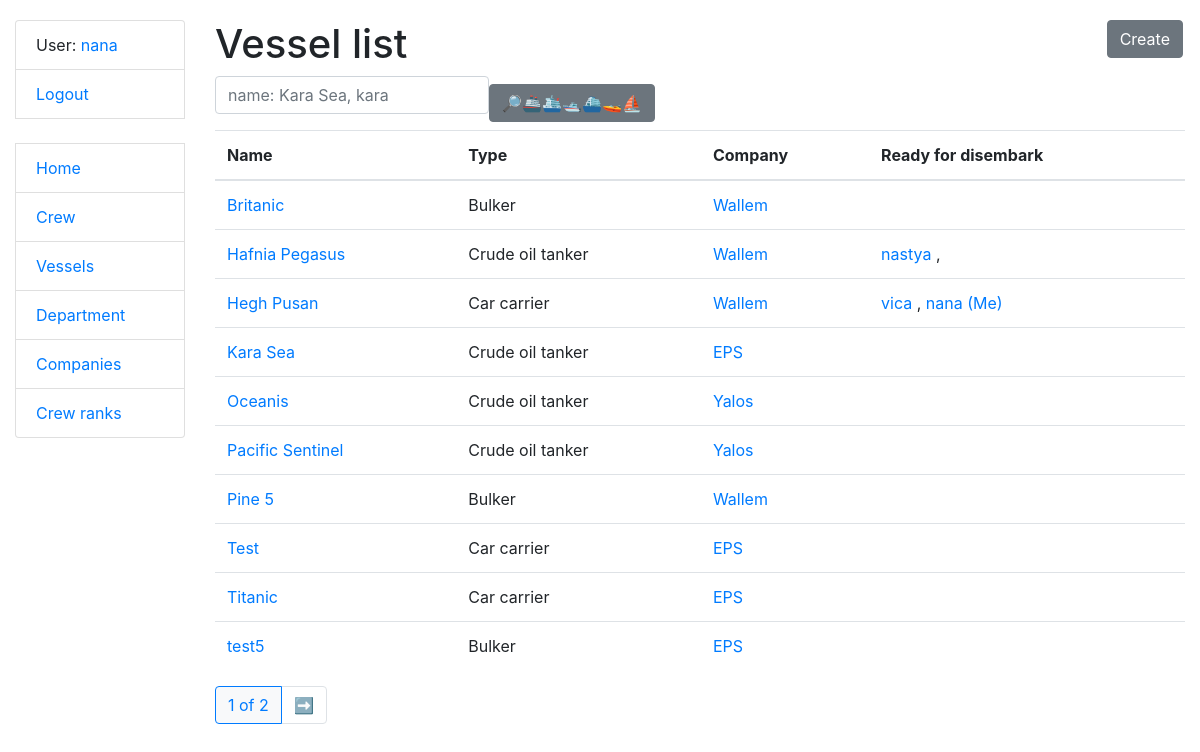
Screenshot of /vessels/ (signed in) with the database file from the repository.
### crewing/models.py (models this page shows, shortened)
class Crew(AbstractUser):
    position = models.ForeignKey(Position, on_delete=models.CASCADE, related_name='sailors', null=True, blank=True)
    salary = models.IntegerField(null=True, blank=True)
    date_of_birth = models.DateField(null=True, blank=True)
    date_of_joining = models.DateField(null=True, blank=True)
    date_of_leaving = models.DateField(null=True, blank=True)
    vessel_type = models.ManyToManyField(VesselType, related_name='sailors')
    vessel = models.ForeignKey('Vessel', on_delete=models.DO_NOTHING, related_name='sailors', null=True, blank=True)
    class Meta:
        verbose_name_plural = "sailors"
        verbose_name = "sailor"
        ordering = ["-position"]
    def get_absolute_url(self):
        return reverse("crewing:crew-detail", kwargs={"pk": self.pk})

class Vessel(models.Model):
    name = models.CharField(max_length=50)
    IMO_number = models.IntegerField(unique=True)
    vessel_type = models.ForeignKey(VesselType, on_delete=models.CASCADE, related_name='vessels')
    company = models.ForeignKey('Company', on_delete=models.CASCADE, related_name='vessels')
    class Meta:
        verbose_name_plural = "vessels"
        verbose_name = "vessel"
        ordering = ["name"]
    def get_absolute_url(self):
        return reverse("crewing:vessel-detail", kwargs={"pk": self.pk})

class VesselType(models.Model):
    name = models.CharField(max_length=50, unique=True)
    description = models.TextField(blank=True, null=True)
    def __str__(self):
        return self.name
    class Meta:
        verbose_name = "vessel_type"
        verbose_name_plural = "vessel_types"
        ordering = ["name"]

class Company(models.Model):
    name = models.CharField(max_length=50)
    country = models.CharField(max_length=50)
    description = models.TextField(blank=True, null=True)
    class Meta:
        verbose_name_plural = "companies"
        verbose_name = "company"
        ordering = ["name"]
    def __str__(self):
        return self.name
    def get_absolute_url(self):
        return reverse("crewing:company-detail", kwargs={"pk": self.pk})

### crewing/views.py (the view)
# urls.py: path("vessels/", VesselListView.as_view(), name="vessel-list"),
class VesselListView(LoginRequiredMixin, generic.ListView):
    model = Vessel
    context_object_name = "vessel_list"
    template_name = "crewing/vessel/list.html"
    paginate_by = 10
    def get_context_data(self, **kwargs):
        context = super().get_context_data(**kwargs)
        one_month_ago = datetime.now() - timedelta(days=30)
        sailors_leaving_soon = Crew.objects.filter(date_of_leaving__gte=one_month_ago)
        context["sailors_leaving_soon"] = sailors_leaving_soon
        placeholder_vessel = self.request.GET.get("vessel")
        context["search_form"] = VesselSearchForm(
            initial={
                "vessel": placeholder_vessel,
            })
        return context
    def get_queryset(self):
        queryset = Vessel.objects.all()
        search_form = VesselSearchForm(self.request.GET)
        if search_form.is_valid():
            queryset = search_form.filter_queryset(queryset)
        return queryset

### crewing/forms.py
class VesselSearchForm(forms.Form):
    example_name = [
        "Kara Sea, kara",
        "Pine 5, pine, 5",
        "Hoegh Pusan, hoegh, pusan",
    ]
    def __init__(self, *args, **kwargs):
        super(VesselSearchForm, self).__init__(*args, **kwargs)
        self.fields["name"].widget.attrs["placeholder"] = f"name: {random.choice(self.example_name)}"
    name = forms.CharField(
        max_length=255,
        required=False,
        label="",
        widget=forms.TextInput(),
    )
    def filter_queryset(self, queryset):
        name = self.cleaned_data.get("name")
        if name:
            queryset = queryset.filter(name__icontains=name)
        return queryset

### crewing/templatetags/query_transform.py (called while the page is built)
@register.simple_tag
def query_transform(request, **kwargs):
    updated = request.GET.copy()
    for key, value in kwargs.items():
        if value is not None:
            updated[key] = value
        else:
            updated.pop(key, 0)
    return updated. urlencode()

### templates/crewing/vessel/list.html
{% extends "base.html" %}
{% load crispy_forms_filters %}
{% block content %}
  <h1>
    Vessel list
    <a href="{% url 'crewing:vessel-create' %}" class="btn btn-secondary link-to-page">
      Create
    </a>
  </h1>
  <form action="" method="get" class="form-inline">
    {{ search_form|crispy }}
    <input class="btn btn-secondary" type="submit" value="🔎🚢🛳🛥⛴🚤⛵️">
  </form>
  {% if vessel_list %}
    <table class="table">
      <thead>
        <tr>
          <th>Name</th>
          <th>Type</th>
          <th>Company</th>
          <th>Ready for disembark</th>
        </tr>
      </thead>
      <tbody>
        {% for vessel in vessel_list %}
          <tr>
            <td><a href="{{ vessel.get_absolute_url }}">{{ vessel.name }}</a></td>
            <td>{{ vessel.vessel_type }}</td>
            <td><a href="{{ vessel.company.get_absolute_url }}">{{ vessel.company }}</a></td>
            <td>
              {% if sailors_leaving_soon %}
                {% for sailor in sailors_leaving_soon %}
                  {% if sailor.vessel == vessel %}
                    <a href="{{ sailor.get_absolute_url }}">{{ sailor.username }}{% if user == sailor %} (Me){% endif %}</a>
                    {% if not forloop.last %}, {% endif %}
                  {% endif %}
                {% endfor %}
              {% else %}
                No sailors leaving soon.
              {% endif %}
            </td>
          </tr>
        {% endfor %}
      </tbody>
    </table>
  {% else %}
    <p>There are no cars in the taxi.</p>
  {% endif %}
{% endblock %}

### templates/includes/sidebar.html
<ul class="sidebar-nav list-group">
  {% if user.is_authenticated %}
    <li class="list-group-item">User: <a href="{{ user.get_absolute_url }}">{{ user.get_username }}</a></li>
    <li class="list-group-item"><a href="{% url 'logout'%}?next={{request.path}}">Logout</a></li>
  {% else %}
    <li class="list-group-item"><a href="{% url 'login'%}?next={{request.path}}">Login</a></li>
  {% endif %}
  <br>
  <li class="list-group-item"><a href="{% url 'crewing:index' %}">Home</a></li>
  <li class="list-group-item"><a href="{% url 'crewing:crew-list' %}">Crew</a></li>
  <li class="list-group-item"><a href="{% url 'crewing:vessel-list' %}">Vessels</a></li>
  <li class="list-group-item"><a href="{% url 'crewing:vessel-type-list' %}">Department</a></li>
  <li class="list-group-item"><a href="{% url 'crewing:company-list' %}">Companies</a></li>
  <li class="list-group-item"><a href="{% url 'crewing:position-list' %}">Crew ranks</a></li>
</ul>

### static/css/styles.css (style rules this page uses)
body { margin-top: 20px; }
.link-to-page { float: right; margin: 0 2px 0 2px; }

### rows the page displays
Crew: get_username "nana", username "nana", shows "(Me)"
Vessel: name "Britanic", vessel_type "Bulker", company "Wallem"
Vessel: name "Hafnia Pegasus", vessel_type "Crude oil tanker", company "Wallem"
Crew: username "nastya"
Vessel: name "Hegh Pusan", vessel_type "Car carrier", company "Wallem"
Crew: username "vica"
Vessel: name "Kara Sea", vessel_type "Crude oil tanker", company "EPS"
Vessel: name "Oceanis", vessel_type "Crude oil tanker", company "Yalos"
Vessel: name "Pacific Sentinel", vessel_type "Crude oil tanker", company "Yalos"
Vessel: name "Pine 5", vessel_type "Bulker", company "Wallem"
Vessel: name "Test", vessel_type "Car carrier", company "EPS"
Vessel: name "Titanic", vessel_type "Car carrier", company "EPS"
Vessel: name "test5", vessel_type "Bulker", company "EPS"

### other values shown
{{ page_obj.number }} "1"
{{ paginator.num_pages }} "2"
